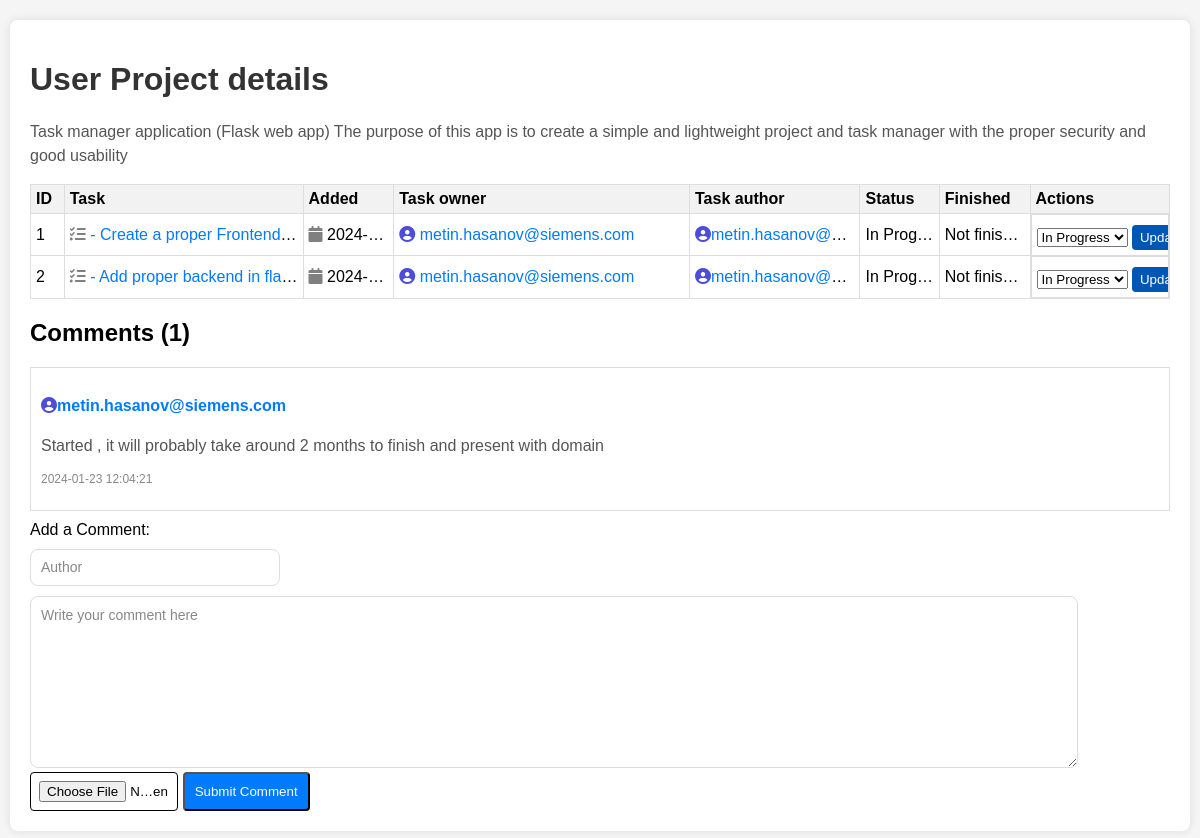
/main_project_details/1, run on the app's committed database.
### app.py (models this page shows, shortened)
class Projects(db.Model):
    id = db.Column(db.Integer, primary_key=True)
    content = db.Column(db.String(200), nullable=False)
    owner = db.Column(db.String(50), nullable=False)
    author = db.Column(db.String(50), nullable=False)
    status = db.Column(db.String(60), nullable=False, default="New")
    date_created = db.Column(db.DateTime, default=datetime.utcnow)
    finished = db.Column(db.DateTime, nullable=True)
    comment_count = db.Column(db.Integer, default=0)
    comments = db.relationship('Comment_project', backref='project', lazy=True, cascade='all, delete-orphan', primaryjoin="Projects.id == Comment_project.task_id")

class Tasks(db.Model):
    id = db.Column(db.Integer, primary_key=True)
    content = db.Column(db.String(200), nullable=False)
    owner = db.Column(db.String(50), nullable=False)
    author = db.Column(db.String(50), nullable=False)
    status = db.Column(db.String(60), nullable=False, default="New")
    date_created = db.Column(db.DateTime, default=datetime.utcnow)
    finished = db.Column(db.DateTime, nullable=True)
    comment_count = db.Column(db.Integer, default=0)
    project_id = db.Column(db.Integer, db.ForeignKey('projects.id'), nullable=False)  # Update this line
    comments = db.relationship('Comment_task', backref='task', lazy=True, cascade='all, delete-orphan', primaryjoin="Tasks.id == Comment_task.task_id")

class Comment_project(db.Model):
    id = db.Column(db.Integer, primary_key=True)
    content = db.Column(db.String(200), nullable=False)
    author = db.Column(db.String(50), nullable=False)
    date_created = db.Column(db.DateTime, default=datetime.utcnow)
    task_id = db.Column(db.Integer, db.ForeignKey('projects.id'), nullable=False)  # Update this line
    attachment_path = db.Column(db.String(255))

### app.py (the view)
@app.route('/main_project_details/<int:project_id>')
def main_project_details(project_id):
    project = Projects.query.get_or_404(project_id)
    tasks = Tasks.query.filter_by(project_id=project_id).all()
    return render_template('main_project_details.html', project=project, tasks=tasks)

### templates/main_project_details.html (shortened to what this page needs)
{% extends 'base.html' %}
{% block body %}
<div class="project_details">
    <h1>User Project details</h1>
    <p>{{ project.content }}</p>
    <table>
        <tr>
            <th>ID</th>
            <th>Task</th>
            <th><label>Added</label></th>
            <th><label>Task owner</label></th>
            <th><label>Task author</label></th>
            <th><label>Status</label></th>
            <th><label>Finished</label></th>
            <th><label>Actions</label></th>
        </tr>
        {% for task in tasks %}
            <tr>
                <td>{{ task.id }}</td>
                <td> <i class="fa fa-tasks" style="color: gray;"></i> <a href="{{ url_for('main_view_task', task_id=task.id) }}" target="_blank">{{ task.content }}</a></td>
                <td><i class="fa fa-calendar" style="color: gray;"></i> {{ task.date_created.date() }}</td>
                <td>
                        {% if task.owner is not none and '@' in task.owner and '.' in task.owner %}
                        <i class="fa fa-user-circle" style="color: rgb(77, 77, 216);"></i> <a href="mailto:{{ task.owner }}">{{ task.owner }}</a>
                        {% else %}
                        <i class="fa fa-user-circle" style="color: gray;"></i> {{ task.owner }}
                        {% endif %}
                  </td>
                <td>
                    {% if task.author is not none and '@' in task.author and '.' in task.author %}
                    <i class="fa fa-user-circle" style="color: rgb(77, 77, 216);"></i><a href="mailto:{{ task.owner }}">{{ task.author }}</a>
                    {% else %}
                    <i class="fa fa-user-circle" style="color: gray;"></i> {{ task.author }}
                    {% endif %}
                </td>
                <td>{{ task.status }}
                </td>
                <td>{% if task.finished is not none %}
                    <i class="fa fa-calendar" style="color: gray;"></i> {{ task.finished.strftime('%Y-%m-%d') }}
                    {% else %}
                        Not finished yet
                    {% endif %}</td>
                <td class="actions">
                    <form action="{{ url_for('main_update_task', task_id=task.id)}}" method="POST">
                        <select name="status">
                            <option value="In Progress" {% if task.status == 'In Progress' %} selected {% endif %}>In Progress</option>
                        </select>
                        <button type="submit" class="update-button">Update status</button>
                    </form>
                </td>
            </tr>
        {% endfor %}
    </table>
    <div class="existing-comments">
        <h2>Comments ({{ project.comment_count }})</h2>
        {% for comment in project.comments %}
            <div class="comment">
                <p class="comment-author">
                    {% if comment.author is not none and '@' in comment.author and '.' in comment.author %}
                        <i class="fa fa-user-circle" style="color: rgb(77, 77, 216);"></i><a href="mailto:{{ comment.author }}">{{ comment.author }}</a>
                    {% else %}
                        <i class="fa fa-user-circle" style="color: gray;"></i> {{ comment.author }}
                    {% endif %}
                </p>
                <p class="comment-content">{{ comment.content }}</p>
                <p class="comment-date">{{ comment.date_created.strftime('%Y-%m-%d %H:%M:%S') }}</p>
            </div>
        {% endfor %}
    </div>
<form action="{{ url_for('main_add_project_comment', project_id=project.id) }}" method="POST" enctype="multipart/form-data" class="upload-form">
    <div>
        <label for="comment_content">Add a Comment:</label>
    </div>
    <input type="text" name="comment-author" id="comment-author" placeholder="Author" class="small input">
    <textarea name="comment_content" id="comment_content" class="large text-editor" placeholder="Write your comment here"></textarea>
    <input type="file" name="attachment" id="attachment" class="custom-file-input">
    <input type="submit" value="Submit Comment">
</form>
</div>
{% endblock %}

### static/main.css (style rules this page uses)
body { font-family: Arial, sans-serif; background-color: #f5f5f5; margin: 0; padding: 0; }
.project_details { max-width: 95%; margin: 20px auto; padding: 20px; background-color: #fff; border-radius: 8px; box-shadow: 0 0 10px rgba(0, 0, 0, 0.1); }
h1 { color: #333; }
table { width: 100%; border-collapse: collapse; margin-top: 10px; table-layout: fixed; }
table { border: 1px solid #ddd; }
th, td { padding: 5px; text-align: left; white-space: nowrap; overflow: hidden; text-overflow: ellipsis; border: 1px solid #ddd; }
th:first-child, td:first-child { width: 2%; }
th:nth-child(2), td:nth-child(2) { width: 20%; }
th:nth-child(3), td:nth-child(3) { width: 7%; }
th:nth-child(4), td:nth-child(4) { width: 25%; }
th:nth-child(5), td:nth-child(5) { width: 14%; }
th:nth-child(6), td:nth-child(6) { width: 6%; }
th:nth-child(7), td:nth-child(7) { width: 7%; }
th { background-color: #f2f2f2; }
a { text-decoration: none; color: #007bff; margin-right: 10px; }
form { margin-top: 5px; }
input[type="text"] { padding: 10px; margin-right: 10px; }
input[type="text"].small { width: 20%; }
textarea.large { width: 90%; height: 150px; padding: 10px; margin-top: 10px; }
input[type="submit"] { padding: 10px; background-color: #007bff; color: #fff; border-radius: 4px; cursor: pointer; }
.actions { display: flex; gap: 5px; }
p { color: #555; line-height: 1.5; }
.update-button { background-color: #0056b3; color: white; padding: 5px 8px; border: none; border-radius: 4px; cursor: pointer; }
.existing-comments { margin-top: 20px; }
.comment { border: 1px solid #ddd; padding: 10px; margin-bottom: 10px; }
.comment-content { font-size: 16px; margin-bottom: 5px; }
.comment-date { color: #888; font-size: 12px; }
.comment-author { font-weight: bold; margin-bottom: 5px; }
.upload-form .custom-file-input { position: relative; height: 4%; width: 13%; cursor: pointer; border: 1px solid #000000; border-radius: 4px; padding: 8px; box-sizing: border-box; }
.text-editor { font-family: 'Arial', sans-serif; font-size: 14px; color: #333; background-color: #fff; border: 1px solid #ddd; border-radius: 8px; padding: 10px; margin-top: 10px; resize: vertical; height: 300px; transition: border-color 0.3s, box-shadow 0.3s; }
.text-editor::placeholder { color: #888; }
.input { font-family: 'Arial', sans-serif; font-size: 14px; color: #333; background-color: #fff; border: 1px solid #ddd; border-radius: 8px; padding: 10px; margin-top: 10px; resize: vertical; height: 15px; transition: border-color 0.3s, box-shadow 0.3s; }
.input::placeholder { color: #888; }

### data on the page
Projects: content "Task manager application (Flask web app) The purpose of this app is to create a simple and lightweight project and task manager with the proper security and good usability", comment_count "1"
Tasks: id "1", content "- Create a proper Frontend…", date_created "2024-…", owner "metin.hasanov@siemens.com", author "metin.hasanov@…", status "In Prog…", shows "Not finis…", status "In Progress"
Tasks: id "2", content "- Add proper backend in fla…", date_created "2024-…", owner "metin.hasanov@siemens.com", author "metin.hasanov@…", status "In Prog…", shows "Not finis…", status "In Progress"
Comment_project: author "metin.hasanov@siemens.com", content "Started , it will probably take around 2 months to finish and present with domain", date_created "2024-01-23 12:04:21"
